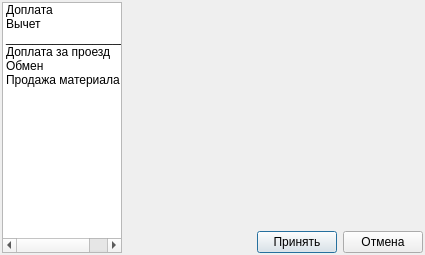
<?xml version="1.0" encoding="UTF-8"?>
<ui version="4.0">
 <class>Dialog</class>
 <widget class="QDialog" name="Dialog">
  <property name="geometry">
   <rect>
    <x>0</x>
    <y>0</y>
    <width>425</width>
    <height>255</height>
   </rect>
  </property>
  <property name="windowTitle">
   <string>Доплаты и вычеты</string>
  </property>
  <layout class="QGridLayout" name="gridLayout" columnstretch="1,0">
   <property name="leftMargin">
    <number>2</number>
   </property>
   <property name="topMargin">
    <number>2</number>
   </property>
   <property name="rightMargin">
    <number>2</number>
   </property>
   <property name="bottomMargin">
    <number>2</number>
   </property>
   <property name="spacing">
    <number>6</number>
   </property>
   <item row="1" column="1">
    <layout class="QHBoxLayout" name="horizontalLayout_6">
     <item>
      <spacer name="horizontalSpacer">
       <property name="orientation">
        <enum>Qt::Horizontal</enum>
       </property>
       <property name="sizeHint" stdset="0">
        <size>
         <width>40</width>
         <height>20</height>
        </size>
       </property>
      </spacer>
     </item>
     <item>
      <widget class="QPushButton" name="pushButton">
       <property name="text">
        <string>Принять</string>
       </property>
      </widget>
     </item>
     <item>
      <widget class="QPushButton" name="pushButton_2">
       <property name="text">
        <string>Отмена</string>
       </property>
      </widget>
     </item>
    </layout>
   </item>
   <item row="0" column="0" rowspan="2">
    <widget class="QListWidget" name="lw_menu">
     <property name="enabled">
      <bool>true</bool>
     </property>
     <property name="minimumSize">
      <size>
       <width>120</width>
       <height>0</height>
      </size>
     </property>
     <property name="editTriggers">
      <set>QAbstractItemView::NoEditTriggers</set>
     </property>
     <property name="isWrapping" stdset="0">
      <bool>false</bool>
     </property>
     <item>
      <property name="text">
       <string>Доплата</string>
      </property>
     </item>
     <item>
      <property name="text">
       <string>Вычет</string>
      </property>
     </item>
     <item>
      <property name="text">
       <string>_____________________</string>
      </property>
     </item>
     <item>
      <property name="text">
       <string>Доплата за проезд</string>
      </property>
     </item>
     <item>
      <property name="text">
       <string>Обмен</string>
      </property>
     </item>
     <item>
      <property name="text">
       <string>Продажа материала</string>
      </property>
     </item>
    </widget>
   </item>
   <item row="0" column="1">
    <widget class="QStackedWidget" name="sw_main">
     <property name="currentIndex">
      <number>0</number>
     </property>
     <widget class="QWidget" name="main"/>
     <widget class="QWidget" name="plus">
      <layout class="QGridLayout" name="gridLayout_2">
       <property name="leftMargin">
        <number>0</number>
       </property>
       <property name="topMargin">
        <number>0</number>
       </property>
       <property name="rightMargin">
        <number>0</number>
       </property>
       <property name="bottomMargin">
        <number>0</number>
       </property>
       <property name="spacing">
        <number>2</number>
       </property>
       <item row="2" column="1" colspan="3">
        <layout class="QHBoxLayout" name="horizontalLayout_3">
         <property name="spacing">
          <number>0</number>
         </property>
         <item>
          <widget class="QLineEdit" name="le_reason_plus">
           <property name="readOnly">
            <bool>true</bool>
           </property>
          </widget>
         </item>
         <item>
          <widget class="QToolButton" name="toolButton_2">
           <property name="text">
            <string>...</string>
           </property>
          </widget>
         </item>
        </layout>
       </item>
       <item row="1" column="1" colspan="3">
        <layout class="QHBoxLayout" name="horizontalLayout">
         <property name="spacing">
          <number>0</number>
         </property>
         <item>
          <widget class="QLineEdit" name="le_work_plus">
           <property name="readOnly">
            <bool>true</bool>
           </property>
          </widget>
         </item>
         <item>
          <widget class="QToolButton" name="toolButton">
           <property name="text">
            <string>...</string>
           </property>
          </widget>
         </item>
        </layout>
       </item>
       <item row="3" column="3">
        <widget class="QDateEdit" name="de_plus_date">
         <property name="calendarPopup">
          <bool>true</bool>
         </property>
        </widget>
       </item>
       <item row="3" column="1">
        <widget class="QLineEdit" name="le_value_plus"/>
       </item>
       <item row="1" column="0">
        <widget class="QLabel" name="label">
         <property name="text">
          <string>Работник</string>
         </property>
        </widget>
       </item>
       <item row="3" column="2">
        <widget class="QLabel" name="label_4">
         <property name="text">
          <string>Дата исполнения</string>
         </property>
        </widget>
       </item>
       <item row="3" column="0">
        <widget class="QLabel" name="label_2">
         <property name="text">
          <string>Сколько</string>
         </property>
        </widget>
       </item>
       <item row="5" column="1">
        <spacer name="verticalSpacer">
         <property name="orientation">
          <enum>Qt::Vertical</enum>
         </property>
         <property name="sizeHint" stdset="0">
          <size>
           <width>20</width>
           <height>40</height>
          </size>
         </property>
        </spacer>
       </item>
       <item row="4" column="1" colspan="3">
        <widget class="QLineEdit" name="le_note_plus"/>
       </item>
       <item row="4" column="0">
        <widget class="QLabel" name="label_5">
         <property name="text">
          <string>Заметка</string>
         </property>
        </widget>
       </item>
       <item row="2" column="0">
        <widget class="QLabel" name="label_3">
         <property name="text">
          <string>Причина</string>
         </property>
        </widget>
       </item>
       <item row="0" column="0" colspan="4">
        <widget class="QLabel" name="label_20">
         <property name="font">
          <font>
           <weight>75</weight>
           <bold>true</bold>
          </font>
         </property>
         <property name="styleSheet">
          <string notr="true">color: rgb(0, 170, 0);</string>
         </property>
         <property name="text">
          <string>Доплата</string>
         </property>
         <property name="alignment">
          <set>Qt::AlignCenter</set>
         </property>
        </widget>
       </item>
      </layout>
     </widget>
     <widget class="QWidget" name="minus">
      <layout class="QGridLayout" name="gridLayout_3">
       <property name="leftMargin">
        <number>0</number>
       </property>
       <property name="topMargin">
        <number>0</number>
       </property>
       <property name="rightMargin">
        <number>0</number>
       </property>
       <property name="bottomMargin">
        <number>0</number>
       </property>
       <property name="spacing">
        <number>2</number>
       </property>
       <item row="1" column="1" colspan="3">
        <layout class="QHBoxLayout" name="horizontalLayout_5">
         <property name="spacing">
          <number>0</number>
         </property>
         <item>
          <widget class="QLineEdit" name="le_work_minus">
           <property name="readOnly">
            <bool>true</bool>
           </property>
          </widget>
         </item>
         <item>
          <widget class="QToolButton" name="toolButton_4">
           <property name="text">
            <string>...</string>
           </property>
          </widget>
         </item>
        </layout>
       </item>
       <item row="2" column="1" colspan="3">
        <layout class="QHBoxLayout" name="horizontalLayout_4">
         <property name="spacing">
          <number>0</number>
         </property>
         <item>
          <widget class="QLineEdit" name="le_reason_minus">
           <property name="readOnly">
            <bool>true</bool>
           </property>
          </widget>
         </item>
         <item>
          <widget class="QToolButton" name="toolButton_3">
           <property name="text">
            <string>...</string>
           </property>
          </widget>
         </item>
        </layout>
       </item>
       <item row="4" column="0">
        <widget class="QLabel" name="label_10">
         <property name="text">
          <string>Заметка</string>
         </property>
        </widget>
       </item>
       <item row="3" column="0">
        <widget class="QLabel" name="label_9">
         <property name="text">
          <string>Сколько</string>
         </property>
        </widget>
       </item>
       <item row="1" column="0">
        <widget class="QLabel" name="label_8">
         <property name="text">
          <string>Работник</string>
         </property>
        </widget>
       </item>
       <item row="2" column="0">
        <widget class="QLabel" name="label_7">
         <property name="text">
          <string>Причина</string>
         </property>
        </widget>
       </item>
       <item row="3" column="1">
        <widget class="QLineEdit" name="le_value_minus"/>
       </item>
       <item row="3" column="2">
        <widget class="QLabel" name="label_6">
         <property name="text">
          <string>Дата исполнения</string>
         </property>
        </widget>
       </item>
       <item row="3" column="3">
        <widget class="QDateEdit" name="de_minus_date">
         <property name="calendarPopup">
          <bool>true</bool>
         </property>
        </widget>
       </item>
       <item row="4" column="1" colspan="3">
        <widget class="QLineEdit" name="le_note_minus"/>
       </item>
       <item row="5" column="1">
        <spacer name="verticalSpacer_2">
         <property name="orientation">
          <enum>Qt::Vertical</enum>
         </property>
         <property name="sizeHint" stdset="0">
          <size>
           <width>20</width>
           <height>40</height>
          </size>
         </property>
        </spacer>
       </item>
       <item row="0" column="0" colspan="4">
        <widget class="QLabel" name="label_21">
         <property name="font">
          <font>
           <weight>75</weight>
           <bold>true</bold>
          </font>
         </property>
         <property name="styleSheet">
          <string notr="true">color: rgb(255, 0, 0);</string>
         </property>
         <property name="text">
          <string>Вычет</string>
         </property>
         <property name="alignment">
          <set>Qt::AlignCenter</set>
         </property>
        </widget>
       </item>
      </layout>
     </widget>
     <widget class="QWidget" name="plus_dor">
      <layout class="QGridLayout" name="gridLayout_4">
       <property name="leftMargin">
        <number>0</number>
       </property>
       <property name="topMargin">
        <number>0</number>
       </property>
       <property name="rightMargin">
        <number>0</number>
       </property>
       <property name="bottomMargin">
        <number>0</number>
       </property>
       <property name="horizontalSpacing">
        <number>0</number>
       </property>
       <property name="verticalSpacing">
        <number>2</number>
       </property>
       <item row="2" column="1">
        <widget class="QDateEdit" name="de_road_date">
         <property name="calendarPopup">
          <bool>true</bool>
         </property>
        </widget>
       </item>
       <item row="2" column="0">
        <widget class="QLabel" name="label_11">
         <property name="text">
          <string>Дата исполнения</string>
         </property>
        </widget>
       </item>
       <item row="3" column="1">
        <widget class="QLineEdit" name="le_note_road"/>
       </item>
       <item row="3" column="0">
        <widget class="QLabel" name="label_22">
         <property name="text">
          <string>Заметка</string>
         </property>
        </widget>
       </item>
       <item row="0" column="0" colspan="2">
        <widget class="QTableWidget" name="tw_road">
         <property name="font">
          <font>
           <family>Tahoma</family>
           <pointsize>8</pointsize>
          </font>
         </property>
         <property name="editTriggers">
          <set>QAbstractItemView::DoubleClicked</set>
         </property>
         <property name="selectionMode">
          <enum>QAbstractItemView::NoSelection</enum>
         </property>
         <property name="selectionBehavior">
          <enum>QAbstractItemView::SelectRows</enum>
         </property>
         <attribute name="verticalHeaderVisible">
          <bool>false</bool>
         </attribute>
         <attribute name="verticalHeaderDefaultSectionSize">
          <number>20</number>
         </attribute>
         <attribute name="verticalHeaderMinimumSectionSize">
          <number>18</number>
         </attribute>
         <column>
          <property name="text">
           <string>Работник</string>
          </property>
         </column>
         <column>
          <property name="text">
           <string>Принят</string>
          </property>
         </column>
         <column>
          <property name="text">
           <string>Стаж</string>
          </property>
         </column>
         <column>
          <property name="text">
           <string>Доплата</string>
          </property>
         </column>
        </widget>
       </item>
       <item row="1" column="0">
        <widget class="QLabel" name="label_23">
         <property name="text">
          <string>Причина</string>
         </property>
        </widget>
       </item>
       <item row="1" column="1">
        <layout class="QHBoxLayout" name="horizontalLayout_12">
         <item>
          <widget class="QLineEdit" name="le_road_reason">
           <property name="readOnly">
            <bool>true</bool>
           </property>
          </widget>
         </item>
         <item>
          <widget class="QToolButton" name="toolButton_9">
           <property name="text">
            <string>...</string>
           </property>
          </widget>
         </item>
        </layout>
       </item>
      </layout>
     </widget>
     <widget class="QWidget" name="plus_minus">
      <layout class="QGridLayout" name="gridLayout_5">
       <property name="leftMargin">
        <number>0</number>
       </property>
       <property name="topMargin">
        <number>0</number>
       </property>
       <property name="rightMargin">
        <number>0</number>
       </property>
       <property name="bottomMargin">
        <number>0</number>
       </property>
       <property name="spacing">
        <number>2</number>
       </property>
       <item row="5" column="0" colspan="2">
        <layout class="QHBoxLayout" name="horizontalLayout_9">
         <item>
          <widget class="QLabel" name="label_15">
           <property name="text">
            <string>Сколько</string>
           </property>
          </widget>
         </item>
         <item>
          <widget class="QLineEdit" name="le_p_m_balance"/>
         </item>
         <item>
          <widget class="QLabel" name="label_16">
           <property name="text">
            <string>Дата исполнения</string>
           </property>
          </widget>
         </item>
         <item>
          <widget class="QDateEdit" name="de_p_m_date">
           <property name="calendarPopup">
            <bool>true</bool>
           </property>
          </widget>
         </item>
        </layout>
       </item>
       <item row="3" column="0" colspan="2">
        <widget class="Line" name="line">
         <property name="orientation">
          <enum>Qt::Horizontal</enum>
         </property>
        </widget>
       </item>
       <item row="8" column="0">
        <widget class="QLabel" name="label_17">
         <property name="text">
          <string>Кому добавить</string>
         </property>
        </widget>
       </item>
       <item row="0" column="1">
        <layout class="QHBoxLayout" name="horizontalLayout_7">
         <property name="spacing">
          <number>0</number>
         </property>
         <item>
          <widget class="QLineEdit" name="le_p_m_worker_minus">
           <property name="readOnly">
            <bool>true</bool>
           </property>
          </widget>
         </item>
         <item>
          <widget class="QToolButton" name="toolButton_5">
           <property name="text">
            <string>...</string>
           </property>
          </widget>
         </item>
        </layout>
       </item>
       <item row="0" column="0">
        <widget class="QLabel" name="label_12">
         <property name="text">
          <string>У кого забрать</string>
         </property>
        </widget>
       </item>
       <item row="2" column="1">
        <widget class="QLineEdit" name="le_p_m_note_minus"/>
       </item>
       <item row="1" column="0">
        <widget class="QLabel" name="label_13">
         <property name="text">
          <string>Причина</string>
         </property>
        </widget>
       </item>
       <item row="7" column="0" colspan="2">
        <widget class="Line" name="line_2">
         <property name="orientation">
          <enum>Qt::Horizontal</enum>
         </property>
        </widget>
       </item>
       <item row="10" column="0">
        <widget class="QLabel" name="label_19">
         <property name="text">
          <string>Заметка</string>
         </property>
        </widget>
       </item>
       <item row="2" column="0">
        <widget class="QLabel" name="label_14">
         <property name="text">
          <string>Заметка</string>
         </property>
        </widget>
       </item>
       <item row="9" column="0">
        <widget class="QLabel" name="label_18">
         <property name="text">
          <string>Причина</string>
         </property>
        </widget>
       </item>
       <item row="1" column="1">
        <layout class="QHBoxLayout" name="horizontalLayout_8">
         <property name="spacing">
          <number>0</number>
         </property>
         <item>
          <widget class="QLineEdit" name="le_p_m_reason_minus">
           <property name="readOnly">
            <bool>true</bool>
           </property>
          </widget>
         </item>
         <item>
          <widget class="QToolButton" name="toolButton_6">
           <property name="text">
            <string>...</string>
           </property>
          </widget>
         </item>
        </layout>
       </item>
       <item row="4" column="0">
        <spacer name="verticalSpacer_3">
         <property name="orientation">
          <enum>Qt::Vertical</enum>
         </property>
         <property name="sizeHint" stdset="0">
          <size>
           <width>20</width>
           <height>40</height>
          </size>
         </property>
        </spacer>
       </item>
       <item row="9" column="1">
        <layout class="QHBoxLayout" name="horizontalLayout_11">
         <property name="spacing">
          <number>0</number>
         </property>
         <item>
          <widget class="QLineEdit" name="le_p_m_reason_plus">
           <property name="readOnly">
            <bool>true</bool>
           </property>
          </widget>
         </item>
         <item>
          <widget class="QToolButton" name="toolButton_8">
           <property name="text">
            <string>...</string>
           </property>
          </widget>
         </item>
        </layout>
       </item>
       <item row="8" column="1">
        <layout class="QHBoxLayout" name="horizontalLayout_10">
         <property name="spacing">
          <number>0</number>
         </property>
         <item>
          <widget class="QLineEdit" name="le_p_m_worker_plus">
           <property name="readOnly">
            <bool>true</bool>
           </property>
          </widget>
         </item>
         <item>
          <widget class="QToolButton" name="toolButton_7">
           <property name="text">
            <string>...</string>
           </property>
          </widget>
         </item>
        </layout>
       </item>
       <item row="10" column="1">
        <widget class="QLineEdit" name="le_p_m_note_plus"/>
       </item>
       <item row="6" column="0">
        <spacer name="verticalSpacer_4">
         <property name="orientation">
          <enum>Qt::Vertical</enum>
         </property>
         <property name="sizeHint" stdset="0">
          <size>
           <width>20</width>
           <height>40</height>
          </size>
         </property>
        </spacer>
       </item>
      </layout>
     </widget>
     <widget class="QWidget" name="bye_material">
      <layout class="QGridLayout" name="gridLayout_6">
       <property name="leftMargin">
        <number>0</number>
       </property>
       <property name="topMargin">
        <number>0</number>
       </property>
       <property name="rightMargin">
        <number>0</number>
       </property>
       <property name="bottomMargin">
        <number>0</number>
       </property>
       <property name="spacing">
        <number>2</number>
       </property>
       <item row="4" column="0">
        <widget class="QLabel" name="label_30">
         <property name="text">
          <string>Цена</string>
         </property>
        </widget>
       </item>
       <item row="4" column="3">
        <widget class="QLabel" name="label_28">
         <property name="font">
          <font>
           <weight>75</weight>
           <bold>true</bold>
          </font>
         </property>
         <property name="text">
          <string>Вес</string>
         </property>
        </widget>
       </item>
       <item row="4" column="4">
        <widget class="QLineEdit" name="le_weight"/>
       </item>
       <item row="0" column="1" rowspan="2" colspan="4">
        <layout class="QHBoxLayout" name="horizontalLayout_16">
         <property name="spacing">
          <number>0</number>
         </property>
         <item>
          <widget class="QLineEdit" name="le_work_bye">
           <property name="readOnly">
            <bool>true</bool>
           </property>
          </widget>
         </item>
         <item>
          <widget class="QToolButton" name="toolButton_13">
           <property name="text">
            <string>...</string>
           </property>
          </widget>
         </item>
        </layout>
       </item>
       <item row="3" column="1" colspan="4">
        <layout class="QHBoxLayout" name="horizontalLayout_17">
         <property name="spacing">
          <number>0</number>
         </property>
         <item>
          <widget class="QLineEdit" name="le_material_name">
           <property name="readOnly">
            <bool>true</bool>
           </property>
          </widget>
         </item>
         <item>
          <widget class="QToolButton" name="toolButton_14">
           <property name="text">
            <string>...</string>
           </property>
          </widget>
         </item>
        </layout>
       </item>
       <item row="4" column="1" colspan="2">
        <widget class="QLineEdit" name="le_price">
         <property name="readOnly">
          <bool>true</bool>
         </property>
        </widget>
       </item>
       <item row="2" column="1" colspan="4">
        <layout class="QHBoxLayout" name="horizontalLayout_15">
         <property name="spacing">
          <number>0</number>
         </property>
         <item>
          <widget class="QLineEdit" name="le_reason_bye">
           <property name="readOnly">
            <bool>true</bool>
           </property>
          </widget>
         </item>
         <item>
          <widget class="QToolButton" name="toolButton_12">
           <property name="text">
            <string>...</string>
           </property>
          </widget>
         </item>
        </layout>
       </item>
       <item row="2" column="0">
        <widget class="QLabel" name="label_27">
         <property name="text">
          <string>Причина</string>
         </property>
        </widget>
       </item>
       <item row="7" column="0">
        <widget class="QLabel" name="label_25">
         <property name="text">
          <string>Заметка</string>
         </property>
        </widget>
       </item>
       <item row="8" column="1">
        <spacer name="verticalSpacer_5">
         <property name="orientation">
          <enum>Qt::Vertical</enum>
         </property>
         <property name="sizeHint" stdset="0">
          <size>
           <width>20</width>
           <height>40</height>
          </size>
         </property>
        </spacer>
       </item>
       <item row="0" column="0" rowspan="2">
        <widget class="QLabel" name="label_24">
         <property name="text">
          <string>Работник</string>
         </property>
        </widget>
       </item>
       <item row="3" column="0">
        <widget class="QLabel" name="label_29">
         <property name="text">
          <string>Ткань</string>
         </property>
        </widget>
       </item>
       <item row="6" column="0">
        <widget class="QLabel" name="label_26">
         <property name="text">
          <string>Дата</string>
         </property>
        </widget>
       </item>
       <item row="6" column="1" colspan="4">
        <widget class="QDateEdit" name="de_bye_date">
         <property name="calendarPopup">
          <bool>true</bool>
         </property>
        </widget>
       </item>
       <item row="5" column="0">
        <widget class="QLabel" name="label_31">
         <property name="text">
          <string>Сумма</string>
         </property>
        </widget>
       </item>
       <item row="7" column="1" colspan="4">
        <widget class="QLineEdit" name="le_note_bye"/>
       </item>
       <item row="5" column="1" colspan="4">
        <layout class="QHBoxLayout" name="horizontalLayout_2">
         <property name="spacing">
          <number>2</number>
         </property>
         <item>
          <widget class="QLineEdit" name="le_sum">
           <property name="readOnly">
            <bool>true</bool>
           </property>
          </widget>
         </item>
         <item>
          <widget class="QLabel" name="label_32">
           <property name="text">
            <string>&lt;html&gt;&lt;head/&gt;&lt;body&gt;&lt;p&gt;&lt;span style=&quot; font-weight:600;&quot;&gt;Вычесть&lt;/span&gt;&lt;/p&gt;&lt;/body&gt;&lt;/html&gt;</string>
           </property>
          </widget>
         </item>
         <item>
          <widget class="QLineEdit" name="le_minus_sum">
           <property name="text">
            <string>0</string>
           </property>
          </widget>
         </item>
        </layout>
       </item>
      </layout>
     </widget>
    </widget>
   </item>
  </layout>
 </widget>
 <resources/>
 <connections>
  <connection>
   <sender>lw_menu</sender>
   <signal>itemClicked(QListWidgetItem*)</signal>
   <receiver>Dialog</receiver>
   <slot>ui_menu_select()</slot>
   <hints>
    <hint type="sourcelabel">
     <x>35</x>
     <y>176</y>
    </hint>
    <hint type="destinationlabel">
     <x>0</x>
     <y>171</y>
    </hint>
   </hints>
  </connection>
  <connection>
   <sender>toolButton</sender>
   <signal>clicked()</signal>
   <receiver>Dialog</receiver>
   <slot>ui_add_worker()</slot>
   <hints>
    <hint type="sourcelabel">
     <x>226</x>
     <y>10</y>
    </hint>
    <hint type="destinationlabel">
     <x>424</x>
     <y>25</y>
    </hint>
   </hints>
  </connection>
  <connection>
   <sender>toolButton_4</sender>
   <signal>clicked()</signal>
   <receiver>Dialog</receiver>
   <slot>ui_add_worker()</slot>
   <hints>
    <hint type="sourcelabel">
     <x>226</x>
     <y>10</y>
    </hint>
    <hint type="destinationlabel">
     <x>424</x>
     <y>0</y>
    </hint>
   </hints>
  </connection>
  <connection>
   <sender>toolButton_2</sender>
   <signal>clicked()</signal>
   <receiver>Dialog</receiver>
   <slot>ui_add_reason_plus()</slot>
   <hints>
    <hint type="sourcelabel">
     <x>226</x>
     <y>16</y>
    </hint>
    <hint type="destinationlabel">
     <x>424</x>
     <y>59</y>
    </hint>
   </hints>
  </connection>
  <connection>
   <sender>toolButton_3</sender>
   <signal>clicked()</signal>
   <receiver>Dialog</receiver>
   <slot>ui_add_reason_minus()</slot>
   <hints>
    <hint type="sourcelabel">
     <x>226</x>
     <y>16</y>
    </hint>
    <hint type="destinationlabel">
     <x>424</x>
     <y>55</y>
    </hint>
   </hints>
  </connection>
  <connection>
   <sender>de_road_date</sender>
   <signal>editingFinished()</signal>
   <receiver>Dialog</receiver>
   <slot>ui_edit_date_road()</slot>
   <hints>
    <hint type="sourcelabel">
     <x>227</x>
     <y>23</y>
    </hint>
    <hint type="destinationlabel">
     <x>424</x>
     <y>205</y>
    </hint>
   </hints>
  </connection>
  <connection>
   <sender>toolButton_5</sender>
   <signal>clicked()</signal>
   <receiver>Dialog</receiver>
   <slot>ui_add_worker_m_p_minus()</slot>
   <hints>
    <hint type="sourcelabel">
     <x>226</x>
     <y>2</y>
    </hint>
    <hint type="destinationlabel">
     <x>424</x>
     <y>69</y>
    </hint>
   </hints>
  </connection>
  <connection>
   <sender>toolButton_7</sender>
   <signal>clicked()</signal>
   <receiver>Dialog</receiver>
   <slot>ui_add_worker_m_p_plus()</slot>
   <hints>
    <hint type="sourcelabel">
     <x>226</x>
     <y>25</y>
    </hint>
    <hint type="destinationlabel">
     <x>424</x>
     <y>180</y>
    </hint>
   </hints>
  </connection>
  <connection>
   <sender>toolButton_6</sender>
   <signal>clicked()</signal>
   <receiver>Dialog</receiver>
   <slot>ui_add_reason_m_p_minus()</slot>
   <hints>
    <hint type="sourcelabel">
     <x>226</x>
     <y>6</y>
    </hint>
    <hint type="destinationlabel">
     <x>424</x>
     <y>36</y>
    </hint>
   </hints>
  </connection>
  <connection>
   <sender>toolButton_8</sender>
   <signal>clicked()</signal>
   <receiver>Dialog</receiver>
   <slot>ui_add_reason_m_p_plus()</slot>
   <hints>
    <hint type="sourcelabel">
     <x>226</x>
     <y>28</y>
    </hint>
    <hint type="destinationlabel">
     <x>424</x>
     <y>219</y>
    </hint>
   </hints>
  </connection>
  <connection>
   <sender>pushButton</sender>
   <signal>clicked()</signal>
   <receiver>Dialog</receiver>
   <slot>ui_acc()</slot>
   <hints>
    <hint type="sourcelabel">
     <x>340</x>
     <y>251</y>
    </hint>
    <hint type="destinationlabel">
     <x>338</x>
     <y>254</y>
    </hint>
   </hints>
  </connection>
  <connection>
   <sender>pushButton_2</sender>
   <signal>clicked()</signal>
   <receiver>Dialog</receiver>
   <slot>ui_can()</slot>
   <hints>
    <hint type="sourcelabel">
     <x>421</x>
     <y>251</y>
    </hint>
    <hint type="destinationlabel">
     <x>424</x>
     <y>254</y>
    </hint>
   </hints>
  </connection>
  <connection>
   <sender>toolButton_9</sender>
   <signal>clicked()</signal>
   <receiver>Dialog</receiver>
   <slot>ui_add_reason_road()</slot>
   <hints>
    <hint type="sourcelabel">
     <x>226</x>
     <y>14</y>
    </hint>
    <hint type="destinationlabel">
     <x>424</x>
     <y>174</y>
    </hint>
   </hints>
  </connection>
  <connection>
   <sender>toolButton_13</sender>
   <signal>clicked()</signal>
   <receiver>Dialog</receiver>
   <slot>ui_add_worker_bye()</slot>
   <hints>
    <hint type="sourcelabel">
     <x>412</x>
     <y>18</y>
    </hint>
    <hint type="destinationlabel">
     <x>518</x>
     <y>25</y>
    </hint>
   </hints>
  </connection>
  <connection>
   <sender>toolButton_12</sender>
   <signal>clicked()</signal>
   <receiver>Dialog</receiver>
   <slot>ui_add_reason_bye()</slot>
   <hints>
    <hint type="sourcelabel">
     <x>410</x>
     <y>33</y>
    </hint>
    <hint type="destinationlabel">
     <x>358</x>
     <y>-43</y>
    </hint>
   </hints>
  </connection>
  <connection>
   <sender>toolButton_14</sender>
   <signal>clicked()</signal>
   <receiver>Dialog</receiver>
   <slot>ui_add_material_name()</slot>
   <hints>
    <hint type="sourcelabel">
     <x>398</x>
     <y>55</y>
    </hint>
    <hint type="destinationlabel">
     <x>347</x>
     <y>-52</y>
    </hint>
   </hints>
  </connection>
  <connection>
   <sender>le_weight</sender>
   <signal>textChanged(QString)</signal>
   <receiver>Dialog</receiver>
   <slot>ui_change_weight()</slot>
   <hints>
    <hint type="sourcelabel">
     <x>361</x>
     <y>88</y>
    </hint>
    <hint type="destinationlabel">
     <x>493</x>
     <y>85</y>
    </hint>
   </hints>
  </connection>
  <connection>
   <sender>le_minus_sum</sender>
   <signal>textChanged(QString)</signal>
   <receiver>Dialog</receiver>
   <slot>ui_material_sum_calc()</slot>
   <hints>
    <hint type="sourcelabel">
     <x>397</x>
     <y>106</y>
    </hint>
    <hint type="destinationlabel">
     <x>546</x>
     <y>126</y>
    </hint>
   </hints>
  </connection>
 </connections>
 <slots>
  <slot>ui_menu_select()</slot>
  <slot>ui_add_worker()</slot>
  <slot>ui_add_reason_plus()</slot>
  <slot>ui_add_reason_minus()</slot>
  <slot>ui_edit_date_road()</slot>
  <slot>ui_add_worker_m_p_minus()</slot>
  <slot>ui_add_worker_m_p_plus()</slot>
  <slot>ui_add_reason_m_p_minus()</slot>
  <slot>ui_add_reason_m_p_plus()</slot>
  <slot>ui_acc()</slot>
  <slot>ui_can()</slot>
  <slot>ui_add_reason_road()</slot>
  <slot>ui_add_worker_bye()</slot>
  <slot>ui_add_reason_bye()</slot>
  <slot>ui_add_material_name()</slot>
  <slot>ui_change_weight()</slot>
  <slot>ui_material_sum_calc()</slot>
 </slots>
</ui>
